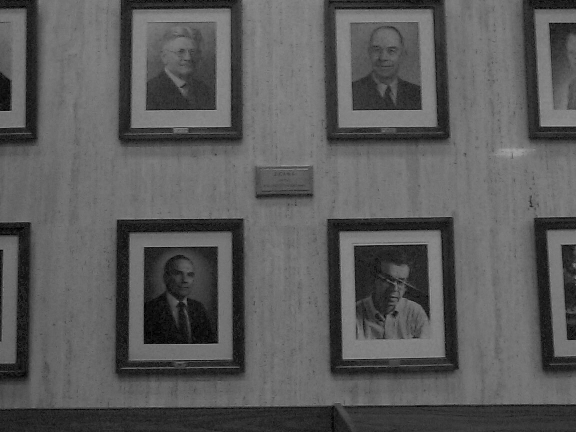
#> input picture task3/inputs/w0.png, 576 x 432 px
$ python task3.py
#> lines starting #> are read from the running program, lines starting #| are printed output that depends on the picture; after the words box and inside, x2 and y2 are one past the last pixel; in counts of white or black regions, pixels touching at a corner belong together
import numpy as np
import cv2

def main():
	w0 = cv2.imread("inputs/w0.png")
#> w0 is the input picture: shape (432, 576, 3); min 0, max 163, mean 91
	w0 = cv2.cvtColor(w0, cv2.COLOR_BGR2RGB)
	w1 = cv2.imread("inputs/w1.png")
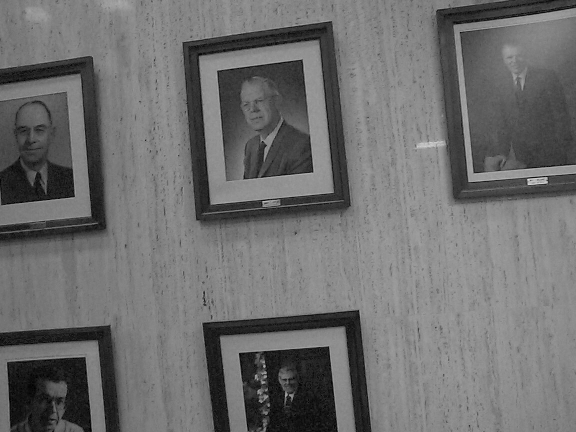
#> input picture task3/inputs/w1.png, 576 x 432 px
#> w1 is the input picture: shape (432, 576, 3); min 0, max 226, mean 110
	w1 = cv2.cvtColor(w1, cv2.COLOR_BGR2RGB)

	#Getting image difference
	diff = abs(w0 - w1)
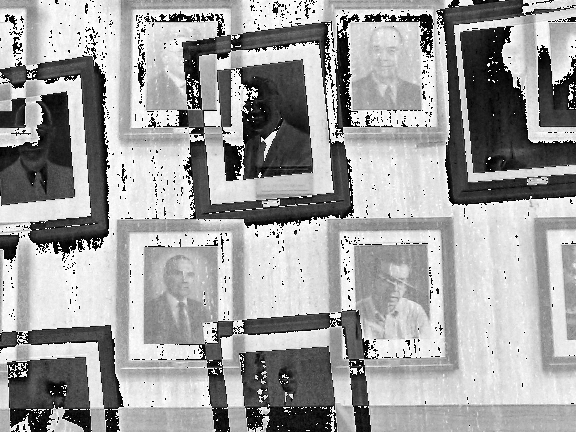
#> diff: shape (432, 576, 3); min 0, max 255, mean 160.4
	cv2.imwrite('outputs/diff.png', diff)
	print("Difference written.")

	#Getting SIFT descriptors for both images
	detector = cv2.xfeatures2d.SIFT_create()
	kps0, des0 = detector.detectAndCompute(w0,None)
#> kps0 = 449 keypoints; strongest (x, y, size): (348, 242, 12.9), (432, 240, 12.6), (444, 226, 13.5), (336, 227, 13.4)
	kps1, des1 = detector.detectAndCompute(w1,None)
#> kps1 = 375 keypoints; strongest (x, y, size): (286, 395, 2), (265, 377, 2), (268, 405, 2), (263, 382, 2.2)

	#Write SIFT images
	w0_s = w0
	w1_s = w1
	cv2.drawKeypoints(w0, kps0, w0_s)
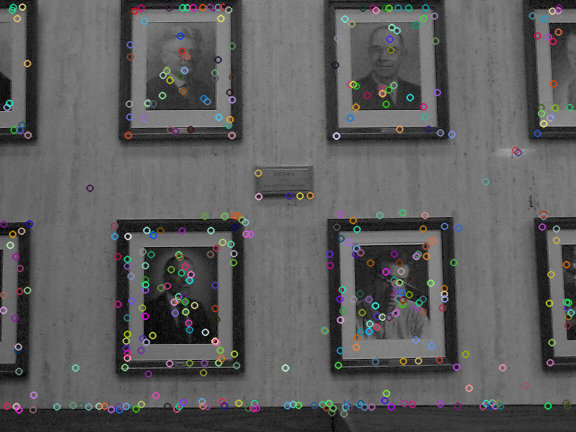
#> w0: shape (432, 576, 3); 7.44% of pixels changed, all inside (x1, y1, x2, y2) = (0, 2, 576, 418)
	cv2.drawKeypoints(w1, kps1, w1_s)
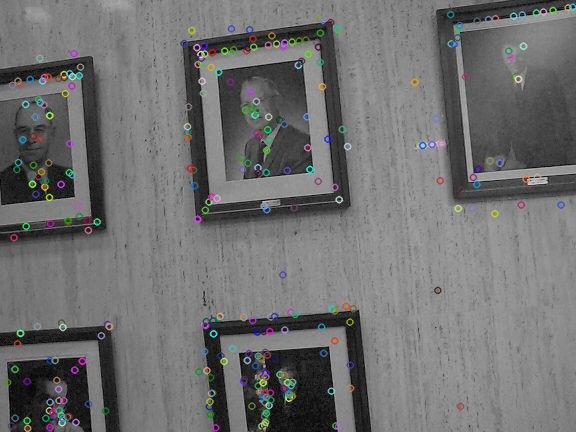
#> w1: shape (432, 576, 3); 5.72% of pixels changed, all inside (x1, y1, x2, y2) = (3, 3, 576, 432)

	cv2.imwrite('outputs/w0_sift.png', w0_s)
	cv2.imwrite('outputs/w1_sift.png', w1_s)

	#Matching SIFT
	matcher = cv2.BFMatcher()

	matches = matcher.knnMatch(des0,des1,k=2)
#> matches = 449 matches

	good = []
	for m,n in matches:
		if(m.distance < .7*n.distance):
			good.append([m])
#> after the loop, good = 50 matches

	matchedIm = cv2.drawMatchesKnn(w0,kps0,w1,kps1,good,None,flags = cv2.DrawMatchesFlags_NOT_DRAW_SINGLE_POINTS)
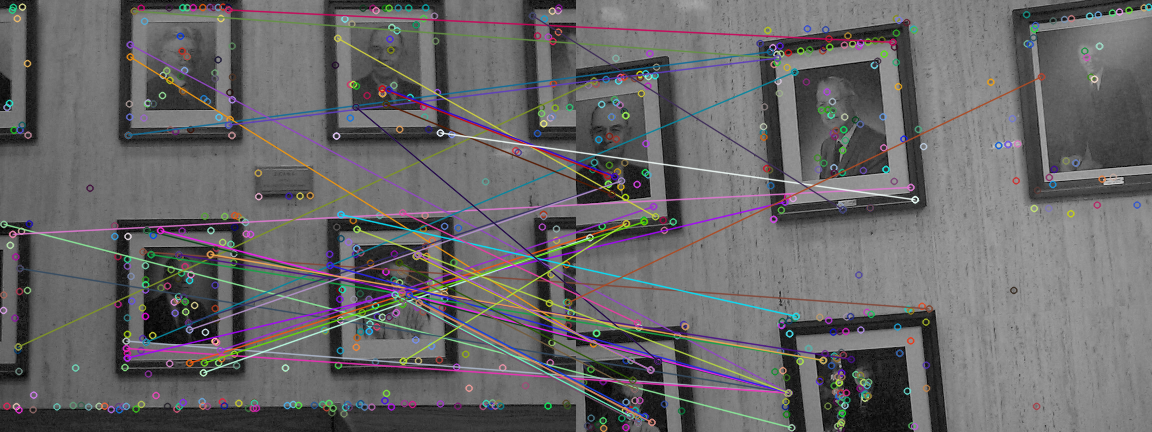
#> matchedIm: shape (432, 1152, 3); mean R, G, B 104.4, 103.1, 104.3

	cv2.imwrite("outputs/matchedImSIFT.png", matchedIm)
	print("SIFT matching written.")

	#Getting SURF descriptors for both images
#> (the run stopped early here; a loop or call above may not have finished)
